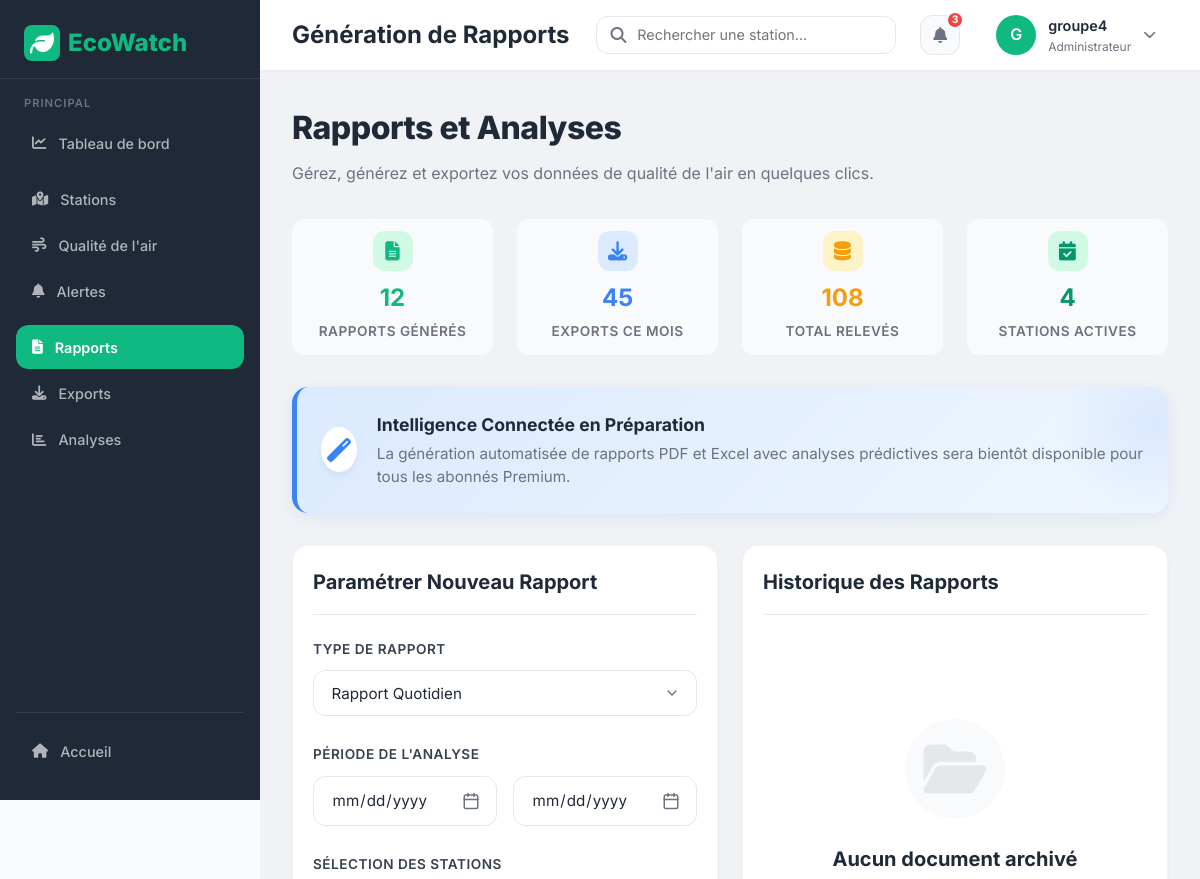
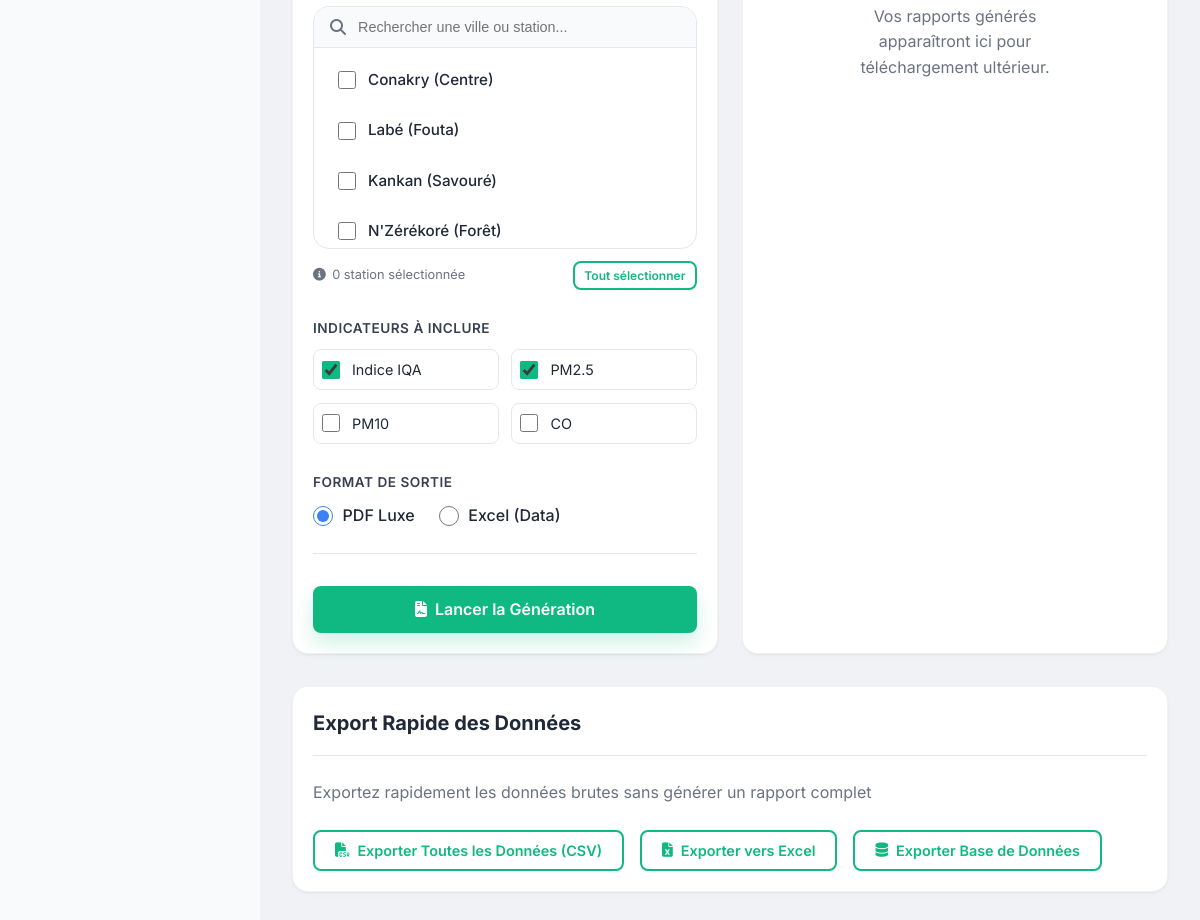
The app's page /reports/ (signed in) with its own data (2 pictures, top to bottom).
### monitoring/models.py (models this page shows, shortened)
class Station(models.Model):
    STATION_TYPES = [
        ('PHYSICAL', 'Capteur Physique'),
        ('VIRTUAL', 'Station Virtuelle (API)'),
    ]
    name = models.CharField(max_length=100)
    latitude = models.FloatField(db_index=True)
    longitude = models.FloatField(db_index=True)
    station_type = models.CharField(max_length=10, choices=STATION_TYPES, default='PHYSICAL')
    location_description = models.TextField(blank=True, null=True)
    image_url = models.URLField(blank=True, null=True, help_text="Image illustrative de la zone")
    pollution_causes = models.TextField(blank=True, null=True, help_text="Causes principales de la pollution")
    metadata = models.JSONField(default=dict, blank=True)
    created_at = models.DateTimeField(auto_now_add=True)

### monitoring/views.py (the view)
# urls.py: path('reports/', views.reports_view, name='reports'),
def reports_view(request):
    stations = Station.objects.all()
    total_readings = Reading.objects.all().count()
    context = {
        'stations': stations,
        'total_reports': 12, # Mock count
        'total_exports': 45, # Mock count
        'total_readings': total_readings,
    }
    return render(request, 'monitoring/reports.html', context)

### monitoring/templates/monitoring/reports.html (shortened to what this page needs)
{% extends "base.html" %}
{% load static %}
{% block page_title %}Génération de Rapports{% endblock %}
{% block extra_css %}
<link rel="stylesheet" href="{% static 'monitoring/css/dashboard.css' %}">
{% endblock %}
{% block content %}
<div class="flex-between mb-4">
    <div>
        <h1 style="font-size: 2rem; font-weight: 800; margin-bottom: 0.5rem; letter-spacing: -0.5px;">Rapports et Analyses</h1>
        <p style="color: var(--gray); font-size: 1rem;">Gérez, générez et exportez vos données de qualité de l'air en quelques clics.</p>
    </div>
</div>
<div class="grid-4 mb-4">
    <div class="stat-card">
        <div class="stat-icon">
            <i class="fas fa-file-alt"></i>
        </div>
        <div class="stat-value">{{ total_reports }}</div>
        <div class="stat-label">Rapports Générés</div>
    </div>
    <div class="stat-card">
        <div class="stat-icon" style="background: #dbeafe; color: #3b82f6;">
            <i class="fas fa-download"></i>
        </div>
        <div class="stat-value" style="color: #3b82f6;">{{ total_exports }}</div>
        <div class="stat-label">Exports ce Mois</div>
    </div>
    <div class="stat-card">
        <div class="stat-icon" style="background: #fef3c7; color: #f59e0b;">
            <i class="fas fa-database"></i>
        </div>
        <div class="stat-value" style="color: #f59e0b;">{{ total_readings }}</div>
        <div class="stat-label">Total Relevés</div>
    </div>
    <div class="stat-card">
        <div class="stat-icon" style="background: #d1fae5; color: #059669;">
            <i class="fas fa-calendar-check"></i>
        </div>
        <div class="stat-value" style="color: #059669;">{{ stations.count }}</div>
        <div class="stat-label">Stations Actives</div>
    </div>
</div>
<div class="premium-banner">
    <i class="fas fa-magic"></i>
    <div class="premium-banner-content">
        <strong>Intelligence Connectée en Préparation</strong>
        <p>La génération automatisée de rapports PDF et Excel avec analyses prédictives sera bientôt disponible pour tous les abonnés Premium.</p>
    </div>
</div>
<div class="grid-2 mb-4">
    <div class="card" style="animation-delay: 0.1s;">
        <div class="card-header">
            <h3 class="card-title">Paramétrer Nouveau Rapport</h3>
        </div>
        <div class="card-body">
            <div class="premium-form-group">
                <label class="premium-label">Type de Rapport</label>
                <select class="premium-control form-select">
                    <option>Rapport Quotidien</option>
                </select>
            </div>
            <div class="premium-form-group">
                <label class="premium-label">Période de l'analyse</label>
                <div class="grid-2" style="gap: 1rem;">
                    <input type="date" class="premium-control" placeholder="Début">
                    <input type="date" class="premium-control" placeholder="Fin">
                </div>
            </div>
            <div class="premium-form-group">
                <label class="premium-label">Sélection des Stations</label>
                <div class="station-selector-wrapper">
                    <div class="station-search">
                        <i class="fas fa-search" style="color: var(--gray);"></i>
                        <input type="text" placeholder="Rechercher une ville ou station..." id="stationSearch">
                    </div>
                    <div class="station-list-container" id="stationList">
                        {% for station in stations %}
                        <label class="station-option">
                            <input type="checkbox" name="stations" value="{{ station.id }}">
                            <span>{{ station.name }}</span>
                        </label>
                        {% endfor %}
                    </div>
                </div>
                <div style="margin-top: 0.75rem; display: flex; justify-content: space-between; align-items: center;">
                    <div style="color: var(--gray); font-size: 0.8rem; display: flex; align-items: center; gap: 0.4rem;">
                        <i class="fas fa-info-circle"></i>
                        <span id="selectedCount">0 station sélectionnée</span>
                    </div>
                    <button type="button" class="btn btn-outline btn-sm" style="padding: 0.3rem 0.6rem; font-size: 0.75rem;" onclick="selectAllStations()">
                        Tout sélectionner
                    </button>
                </div>
            </div>
            <div class="premium-form-group">
                <label class="premium-label">Indicateurs à inclure</label>
                <div style="display: grid; grid-template-columns: 1fr 1fr; gap: 0.8rem;">
                    <label style="display: flex; align-items: center; gap: 0.75rem; cursor: pointer; padding: 0.5rem; border: 1px solid var(--gray-light); border-radius: 0.5rem; transition: background 0.3s;">
                        <input type="checkbox" checked style="accent-color: var(--primary); width: 18px; height: 18px;">
                        <span style="font-size: 0.9rem;">Indice IQA</span>
                    </label>
                    <label style="display: flex; align-items: center; gap: 0.75rem; cursor: pointer; padding: 0.5rem; border: 1px solid var(--gray-light); border-radius: 0.5rem; transition: background 0.3s;">
                        <input type="checkbox" checked style="accent-color: var(--primary); width: 18px; height: 18px;">
                        <span style="font-size: 0.9rem;">PM2.5</span>
                    </label>
                    <label style="display: flex; align-items: center; gap: 0.75rem; cursor: pointer; padding: 0.5rem; border: 1px solid var(--gray-light); border-radius: 0.5rem; transition: background 0.3s;">
                        <input type="checkbox" style="accent-color: var(--primary); width: 18px; height: 18px;">
                        <span style="font-size: 0.9rem;">PM10</span>
                    </label>
                    <label style="display: flex; align-items: center; gap: 0.75rem; cursor: pointer; padding: 0.5rem; border: 1px solid var(--gray-light); border-radius: 0.5rem; transition: background 0.3s;">
                        <input type="checkbox" style="accent-color: var(--primary); width: 18px; height: 18px;">
                        <span style="font-size: 0.9rem;">CO</span>
                    </label>
                </div>
            </div>
            <div class="premium-form-group" style="margin-bottom: 0;">
                <label class="premium-label">Format de sortie</label>
                <div style="display: flex; gap: 1.5rem;">
                    <label style="display: flex; align-items: center; gap: 0.6rem; cursor: pointer;">
                        <input type="radio" name="format" checked style="accent-color: var(--secondary); width: 20px; height: 20px;">
                        <span style="font-weight: 500;">PDF Luxe</span>
                    </label>
                    <label style="display: flex; align-items: center; gap: 0.6rem; cursor: pointer;">
                        <input type="radio" name="format" style="accent-color: var(--secondary); width: 20px; height: 20px;">
                        <span style="font-weight: 500;">Excel (Data)</span>
                    </label>
                </div>
            </div>
        </div>
        <div class="card-footer" style="padding-top: 2rem;">
            <button class="btn btn-primary btn-lg" style="width: 100%; justify-content: center; box-shadow: 0 10px 20px rgba(16, 185, 129, 0.2);">
                <i class="fas fa-file-contract"></i>
                Lancer la Génération
            </button>
        </div>
    </div>
    <div class="card" style="animation-delay: 0.2s;">
        <div class="card-header">
            <h3 class="card-title">Historique des Rapports</h3>
        </div>
        <div class="card-body">
            <div class="premium-empty">
                <div class="premium-empty-icon">
                    <i class="fas fa-folder-open"></i>
                </div>
                <h3 style="font-size: 1.25rem; font-weight: 700; color: var(--dark); margin-bottom: 0.5rem;">Aucun document archivé</h3>
                <p style="color: var(--gray); max-width: 250px; margin: 0 auto;">Vos rapports générés apparaîtront ici pour téléchargement ultérieur.</p>
            </div>
        </div>
    </div>
</div>
<div class="card">
    <div class="card-header">
        <h3 class="card-title">Export Rapide des Données</h3>
    </div>
    <div class="card-body">
        <p style="color: var(--gray); margin-bottom: 1.5rem;">
            Exportez rapidement les données brutes sans générer un rapport complet
        </p>
        <div class="flex gap-2">
            <button class="btn btn-outline" disabled>
                <i class="fas fa-file-csv"></i>
                Exporter Toutes les Données (CSV)
            </button>
            <button class="btn btn-outline" disabled>
                <i class="fas fa-file-excel"></i>
                Exporter vers Excel
            </button>
            <button class="btn btn-outline" disabled>
                <i class="fas fa-database"></i>
                Exporter Base de Données
            </button>
        </div>
    </div>
</div>
{% endblock %}

### templates/base.html (shortened to what this page needs)
{% load static %}
<!doctype html>
<html lang="fr">
  <head>
    <link
      rel="stylesheet"
      href="https://cdnjs.cloudflare.com/ajax/libs/font-awesome/6.4.0/css/all.min.css"
    />
    {% block extra_css %}{% endblock %}
  </head>
  <body>
    <aside class="sidebar">
      <div class="sidebar-logo">
        <h1>
          <span class="logo-icon">
            <i class="fas fa-leaf"></i>
          </span>
          EcoWatch
        </h1>
      </div>
      <nav class="sidebar-nav">
        <div>
          <div class="nav-section">
            <div class="nav-section-title">Principal</div>
            <a
              href="{% url 'dashboard' %}"
              class="nav-item {% if request.resolver_match.url_name == 'dashboard' %}active{% endif %}"
            >
              <i class="fas fa-chart-line"></i>
              <span>Tableau de bord</span>
            </a>
          </div>
              <div class="nav-section">
                  <a href="{% url 'stations' %}" class="nav-item {% if request.resolver_match.url_name == 'stations' %}active{% endif %}">
                      <i class="fas fa-map-marked-alt"></i>
                      <span>Stations</span>
                  </a>
                  <a href="{% url 'dashboard' %}" class="nav-item {% if request.resolver_match.url_name == 'dashboard' %}active{% endif %}">
                      <i class="fas fa-wind"></i>
                      <span>Qualité de l'air</span>
                  </a>
                  <a href="{% url 'alerts' %}" class="nav-item {% if request.resolver_match.url_name == 'alerts' %}active{% endif %}">
                      <i class="fas fa-bell"></i>
                      <span>Alertes</span>
                  </a>
              </div>
              <div class="nav-section">
                  <a href="{% url 'reports' %}" class="nav-item {% if request.resolver_match.url_name == 'reports' %}active{% endif %}">
                      <i class="fas fa-file-alt"></i>
                      <span>Rapports</span>
                  </a>
                  <a href="#" class="nav-item">
                      <i class="fas fa-download"></i>
                      <span>Exports</span>
                  </a>
                  <a href="#" class="nav-item">
                      <i class="fas fa-chart-bar"></i>
                      <span>Analyses</span>
                  </a>
              </div>
        </div>
        <div class="nav-bottom">
          <a
            href="{% url 'index' %}"
            class="nav-item {% if request.resolver_match.url_name == 'index' %}active{% endif %}"
          >
            <i class="fas fa-home"></i>
            <span>Accueil</span>
          </a>
        </div>
      </nav>
    </aside>
    <div class="main-wrapper">
      <header class="header">
        <div class="header-left">
          <h2>{% block page_title %}Tableau de bord{% endblock %}</h2>
        </div>
        <div class="header-right">
          <div class="search-bar">
            <i class="fas fa-search"></i>
            <input type="text" id="globalSearch" placeholder="Rechercher une station..." autocomplete="off"/>
          </div>
          <div class="notification-btn">
            <i class="fas fa-bell"></i>
            <span class="notification-badge">3</span>
          </div>
          {% if user.is_authenticated %}
          <div class="user-profile">
            <div class="profile-trigger" id="profileTrigger">
              <div class="avatar">{{ user.username|slice:":1"|upper }}</div>
              <div class="profile-info">
                <span class="profile-name">{{ user.username }}</span>
                <span class="profile-role">Administrateur</span>
              </div>
              <i
                class="fas fa-chevron-down"
                style="font-size: 0.8rem; color: var(--gray)"
              ></i>
            </div>
          </div>
          {% endif %}
        </div>
      </header>
      <main class="content">{% block content %}{% endblock %}</main>
    </div>
  </body>
</html>

### records on screen
Station: name "Conakry (Centre)"
Station: name "Labé (Fouta)"
Station: name "Kankan (Savouré)"
Station: name "N'Zérékoré (Forêt)"

### other values on screen
{{ user.username|slice:":1"|upper }} "G"
{{ user.username }} "groupe4"
{{ total_reports }} "12"
{{ total_exports }} "45"
{{ total_readings }} "108"
{{ stations.count }} "4"
